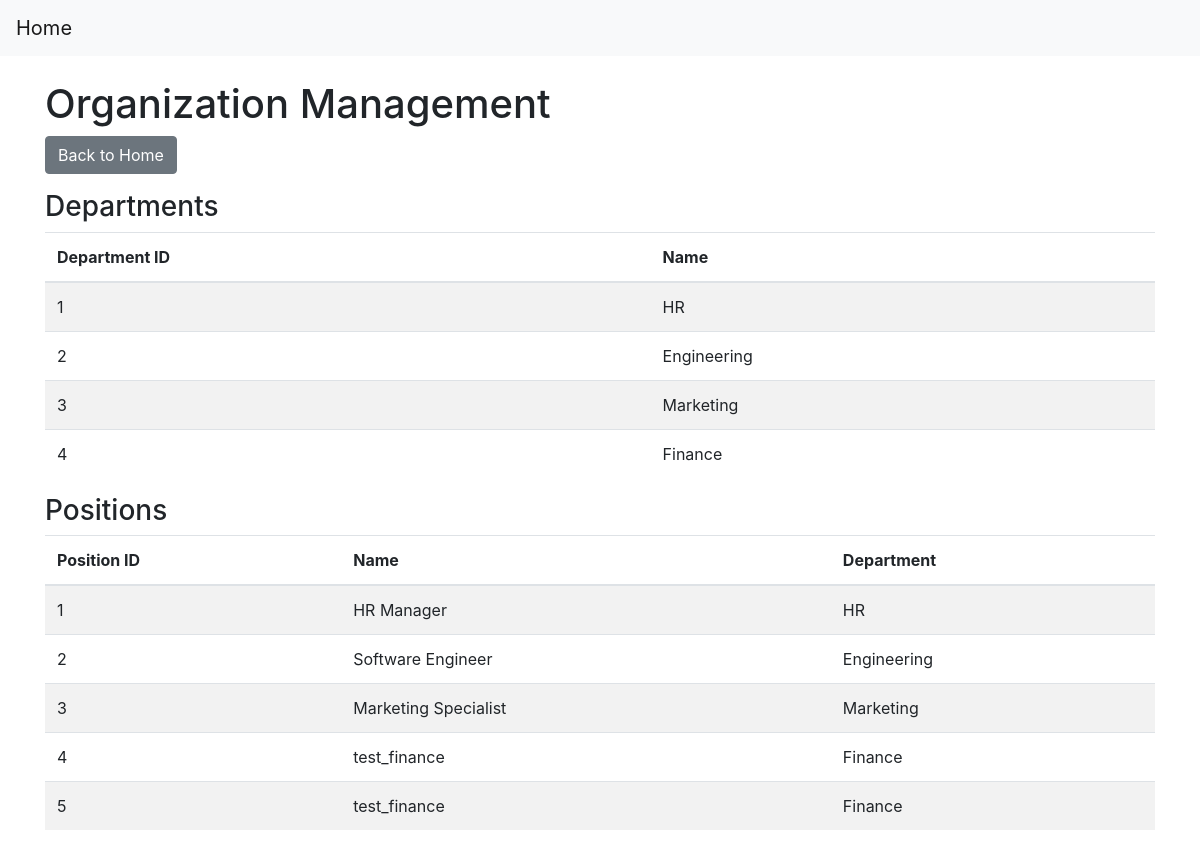
The page /organization on the database as committed earlier.
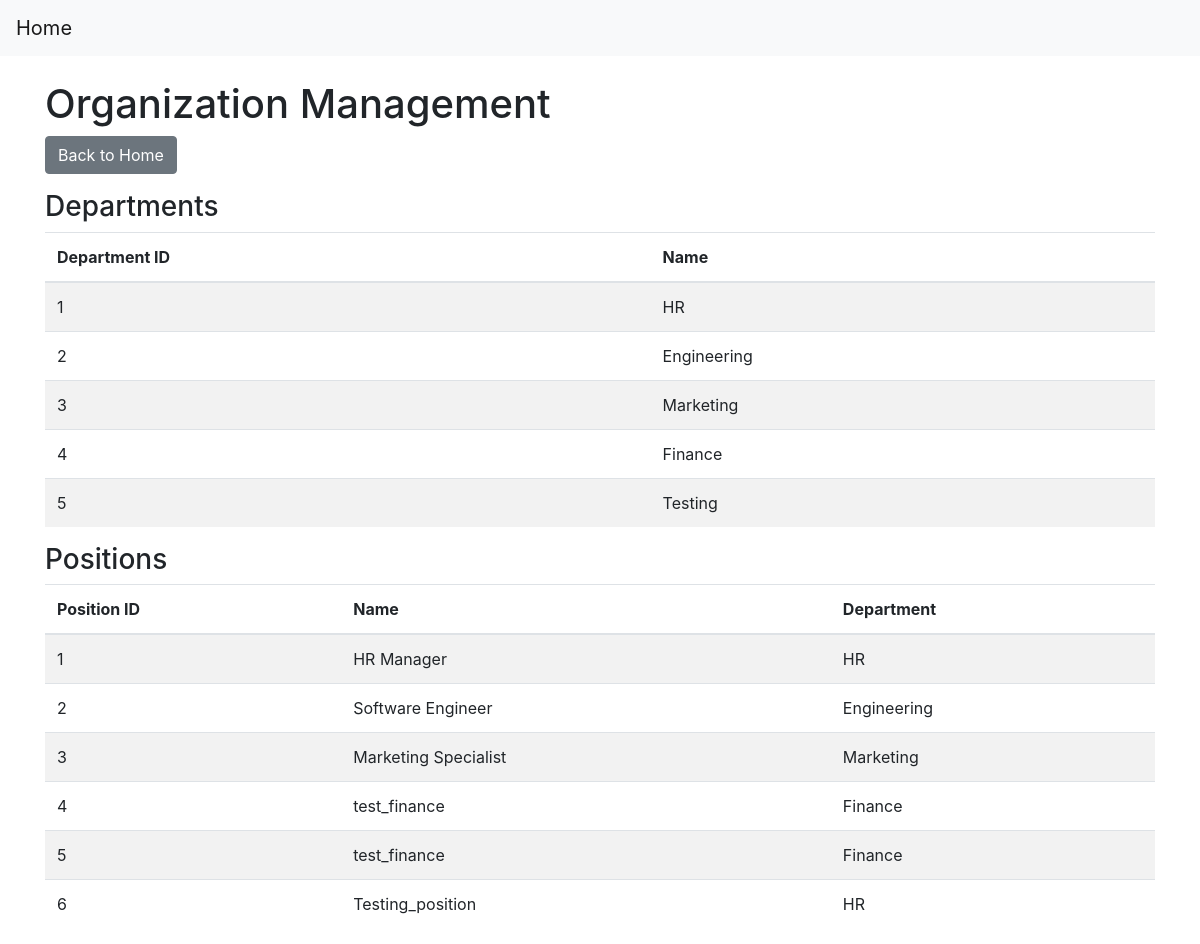
The same page on the database as committed later.
### tables this page shows
CREATE TABLE department (
        dept_id INTEGER PRIMARY KEY AUTOINCREMENT,
        name TEXT NOT NULL UNIQUE
    );

CREATE TABLE position (
        pos_id INTEGER PRIMARY KEY AUTOINCREMENT,
        position_name TEXT NOT NULL,
        dept_id INTEGER NOT NULL,
        basic_salary REAL NOT NULL,
        FOREIGN KEY (dept_id) REFERENCES department (dept_id)
    );

### app.py (the view)
@app.route('/organization')
def organization():
    conn = sqlite3.connect('hrm.db')
    cursor = conn.cursor()
    cursor.execute('SELECT dept_id, name FROM department')
    departments = cursor.fetchall()
    cursor.execute('''
        SELECT p.pos_id, p.position_name, d.name AS department, p.basic_salary
        FROM position p
        JOIN department d ON p.dept_id = d.dept_id
    ''')
    positions = cursor.fetchall()
    conn.close()
    return render_template('organization.html', departments=departments, positions=positions)

### templates/organization.html (shortened to what this page needs)
<!DOCTYPE html>
<html lang="en">
<head>
    <link href="https://cdn.jsdelivr.net/npm/bootstrap@4.5.2/dist/css/bootstrap.min.css" rel="stylesheet">
</head>
<body>
    <nav class="navbar navbar-expand-lg navbar-light bg-light">
        <a class="navbar-brand" href="{{ url_for('index') }}">Home</a>
    </nav>
    <div class="container mt-4">
        <h1>Organization Management</h1>
        <a class="btn btn-secondary mb-3" href="{{ url_for('index') }}">Back to Home</a>
        <h3>Departments</h3>
        <table class="table table-striped">
            <thead>
                <tr>
                    <th>Department ID</th>
                    <th>Name</th>
                </tr>
            </thead>
            <tbody>
                {% for department in departments %}
                <tr>
                    <td>{{ department[0] }}</td>
                    <td>{{ department[1] }}</td>
                </tr>
                {% endfor %}
            </tbody>
        </table>
        <h3>Positions</h3>
        <table class="table table-striped">
            <thead>
                <tr>
                    <th>Position ID</th>
                    <th>Name</th>
                    <th>Department</th>
                </tr>
            </thead>
            <tbody>
                {% for position in positions %}
                <tr>
                    <td>{{ position[0] }}</td>
                    <td>{{ position[1] }}</td>
                    <td>{{ position[2] }}</td>
                </tr>
                {% endfor %}
            </tbody>
        </table>
    </div>
</body>
</html>

Rows that differ between the two databases and show on the page:
added department: dept_id "5", name "Testing"
added position: pos_id "6", position_name "Testing_position", name "HR"
